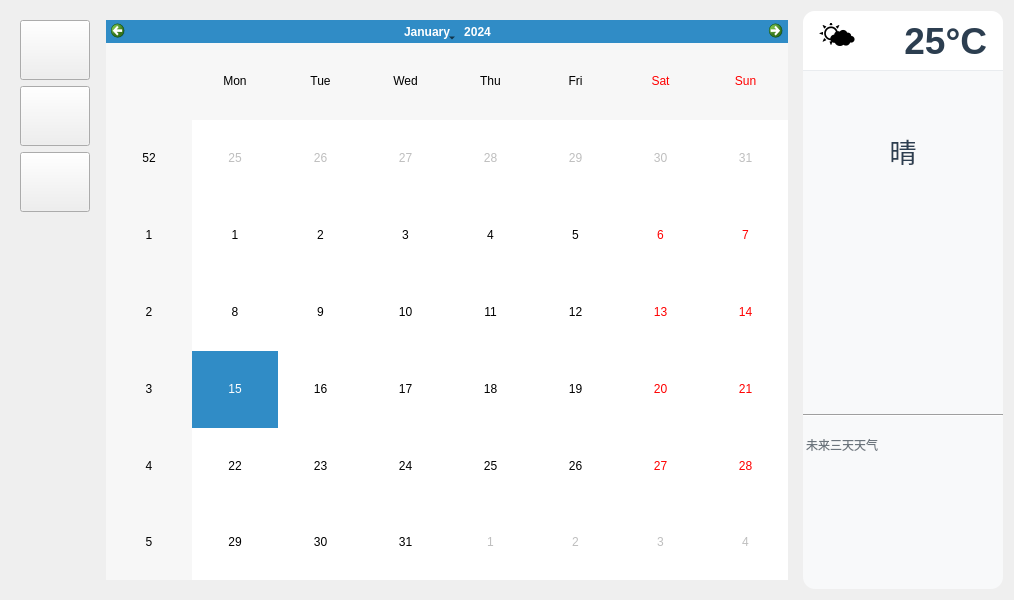
<?xml version="1.0" encoding="UTF-8"?>
<ui version="4.0">
 <class>Widget</class>
 <widget class="QWidget" name="Widget">
  <property name="geometry">
   <rect>
    <x>0</x>
    <y>0</y>
    <width>1000</width>
    <height>600</height>
   </rect>
  </property>
  <property name="windowTitle">
   <string>个人日程助手</string>
  </property>
  <layout class="QHBoxLayout" name="horizontalLayout">
   <item>
    <widget class="QWidget" name="toolBarWidget" native="true">
     <property name="minimumSize">
      <size>
       <width>80</width>
       <height>0</height>
      </size>
     </property>
     <property name="maximumSize">
      <size>
       <width>80</width>
       <height>16777215</height>
      </size>
     </property>
     <layout class="QVBoxLayout" name="verticalLayout">
      <item>
       <widget class="QPushButton" name="addScheduleButton">
        <property name="minimumSize">
         <size>
          <width>70</width>
          <height>60</height>
         </size>
        </property>
        <property name="maximumSize">
         <size>
          <width>70</width>
          <height>60</height>
         </size>
        </property>
        <property name="toolTip">
         <string>添加日程</string>
        </property>
        <property name="text">
         <string/>
        </property>
        <property name="iconSize">
         <size>
          <width>32</width>
          <height>32</height>
         </size>
        </property>
       </widget>
      </item>
      <item>
       <widget class="QPushButton" name="viewAllSchedulesButton">
        <property name="minimumSize">
         <size>
          <width>70</width>
          <height>60</height>
         </size>
        </property>
        <property name="maximumSize">
         <size>
          <width>70</width>
          <height>60</height>
         </size>
        </property>
        <property name="toolTip">
         <string>查看所有日程</string>
        </property>
        <property name="text">
         <string/>
        </property>
        <property name="iconSize">
         <size>
          <width>32</width>
          <height>32</height>
         </size>
        </property>
       </widget>
      </item>
      <item>
       <widget class="QPushButton" name="settingsButton">
        <property name="minimumSize">
         <size>
          <width>70</width>
          <height>60</height>
         </size>
        </property>
        <property name="maximumSize">
         <size>
          <width>70</width>
          <height>60</height>
         </size>
        </property>
        <property name="toolTip">
         <string>设置</string>
        </property>
        <property name="text">
         <string/>
        </property>
        <property name="iconSize">
         <size>
          <width>32</width>
          <height>32</height>
         </size>
        </property>
       </widget>
      </item>
      <item>
       <spacer name="verticalSpacer">
        <property name="orientation">
         <enum>Qt::Orientation::Vertical</enum>
        </property>
        <property name="sizeHint" stdset="0">
         <size>
          <width>20</width>
          <height>40</height>
         </size>
        </property>
       </spacer>
      </item>
     </layout>
    </widget>
   </item>
   <item>
    <widget class="QWidget" name="calendarWidget" native="true">
     <property name="minimumSize">
      <size>
       <width>700</width>
       <height>0</height>
      </size>
     </property>
     <layout class="QVBoxLayout" name="verticalLayout_2">
      <item>
       <widget class="QCalendarWidget" name="calendarView">
        <property name="sizePolicy">
         <sizepolicy hsizetype="Expanding" vsizetype="Expanding">
          <horstretch>0</horstretch>
          <verstretch>0</verstretch>
         </sizepolicy>
        </property>
       </widget>
      </item>
     </layout>
    </widget>
   </item>
   <item>
    <widget class="QWidget" name="weatherWidget" native="true">
     <property name="minimumSize">
      <size>
       <width>200</width>
       <height>0</height>
      </size>
     </property>
     <property name="maximumSize">
      <size>
       <width>200</width>
       <height>16777215</height>
      </size>
     </property>
     <property name="styleSheet">
      <string notr="true">#weatherWidget {
 background-color: #f8f9fa;
 border-radius: 12px;
 padding: 0px;
}
</string>
     </property>
     <layout class="QVBoxLayout" name="verticalLayout_3">
      <property name="spacing">
       <number>0</number>
      </property>
      <property name="leftMargin">
       <number>0</number>
      </property>
      <property name="topMargin">
       <number>0</number>
      </property>
      <property name="rightMargin">
       <number>0</number>
      </property>
      <property name="bottomMargin">
       <number>0</number>
      </property>
      <item>
       <widget class="QWidget" name="weatherHeaderWidget" native="true">
        <property name="minimumSize">
         <size>
          <width>0</width>
          <height>60</height>
         </size>
        </property>
        <property name="maximumSize">
         <size>
          <width>16777215</width>
          <height>60</height>
         </size>
        </property>
        <property name="styleSheet">
         <string notr="true">#weatherHeaderWidget {
 background-color: #ffffff;
 border-top-left-radius: 12px;
 border-top-right-radius: 12px;
 border-bottom: 1px solid #e9ecef;
 padding: 0px 16px;
}</string>
        </property>
        <layout class="QHBoxLayout" name="horizontalLayout_2">
         <property name="spacing">
          <number>8</number>
         </property>
         <property name="leftMargin">
          <number>16</number>
         </property>
         <property name="topMargin">
          <number>12</number>
         </property>
         <property name="rightMargin">
          <number>16</number>
         </property>
         <property name="bottomMargin">
          <number>12</number>
         </property>
         <item>
          <widget class="QLabel" name="weatherIconLabel">
           <property name="minimumSize">
            <size>
             <width>36</width>
             <height>36</height>
            </size>
           </property>
           <property name="maximumSize">
            <size>
             <width>36</width>
             <height>36</height>
            </size>
           </property>
           <property name="font">
            <font>
             <pointsize>24</pointsize>
            </font>
           </property>
           <property name="text">
            <string>🌤️</string>
           </property>
           <property name="alignment">
            <set>Qt::AlignmentFlag::AlignCenter</set>
           </property>
          </widget>
         </item>
         <item>
          <widget class="QLabel" name="temperatureLabel">
           <property name="font">
            <font>
             <family>Segoe UI</family>
             <pointsize>28</pointsize>
             <weight>75</weight>
             <bold>true</bold>
            </font>
           </property>
           <property name="styleSheet">
            <string notr="true">color: #2c3e50;</string>
           </property>
           <property name="text">
            <string>25°C</string>
           </property>
           <property name="alignment">
            <set>Qt::AlignmentFlag::AlignRight|Qt::AlignmentFlag::AlignVCenter</set>
           </property>
          </widget>
         </item>
        </layout>
       </widget>
      </item>
      <item>
       <widget class="QWidget" name="weatherContentWidget" native="true">
        <property name="styleSheet">
         <string notr="true">#weatherContentWidget {
 background-color: transparent;
 padding: 16px;
}</string>
        </property>
        <layout class="QVBoxLayout" name="verticalLayout_4">
         <property name="spacing">
          <number>12</number>
         </property>
         <property name="leftMargin">
          <number>0</number>
         </property>
         <property name="topMargin">
          <number>0</number>
         </property>
         <property name="rightMargin">
          <number>0</number>
         </property>
         <property name="bottomMargin">
          <number>0</number>
         </property>
         <item>
          <widget class="QLabel" name="weatherConditionLabel">
           <property name="font">
            <font>
             <family>Microsoft YaHei</family>
             <pointsize>20</pointsize>
             <weight>60</weight>
             <bold>true</bold>
            </font>
           </property>
           <property name="styleSheet">
            <string notr="true">color: #2c3e50;
padding: 8px 0px;</string>
           </property>
           <property name="text">
            <string>晴</string>
           </property>
           <property name="alignment">
            <set>Qt::AlignmentFlag::AlignCenter</set>
           </property>
          </widget>
         </item>
         <item>
          <widget class="QLabel" name="dateLabel">
           <property name="font">
            <font>
             <family>Microsoft YaHei</family>
             <pointsize>11</pointsize>
            </font>
           </property>
           <property name="styleSheet">
            <string notr="true">color: #868e96;
padding: 4px 0px;</string>
           </property>
           <property name="text">
            <string/>
           </property>
           <property name="alignment">
            <set>Qt::AlignmentFlag::AlignCenter</set>
           </property>
          </widget>
         </item>
         <item>
          <widget class="Line" name="line">
           <property name="styleSheet">
            <string notr="true">color: #e9ecef;</string>
           </property>
           <property name="orientation">
            <enum>Qt::Horizontal</enum>
           </property>
          </widget>
         </item>
         <item>
          <widget class="QLabel" name="forecastLabel">
           <property name="font">
            <font>
             <family>Microsoft YaHei</family>
             <pointsize>9</pointsize>
            </font>
           </property>
           <property name="styleSheet">
            <string notr="true">color: #6c757d;
padding: 4px 0px;
line-height: 1.5;</string>
           </property>
           <property name="text">
            <string>未来三天天气</string>
           </property>
           <property name="alignment">
            <set>Qt::AlignmentFlag::AlignLeading|Qt::AlignmentFlag::AlignLeft|Qt::AlignmentFlag::AlignTop</set>
           </property>
           <property name="wordWrap">
            <bool>true</bool>
           </property>
          </widget>
         </item>
        </layout>
       </widget>
      </item>
     </layout>
    </widget>
   </item>
  </layout>
 </widget>
 <resources/>
 <connections/>
</ui>
